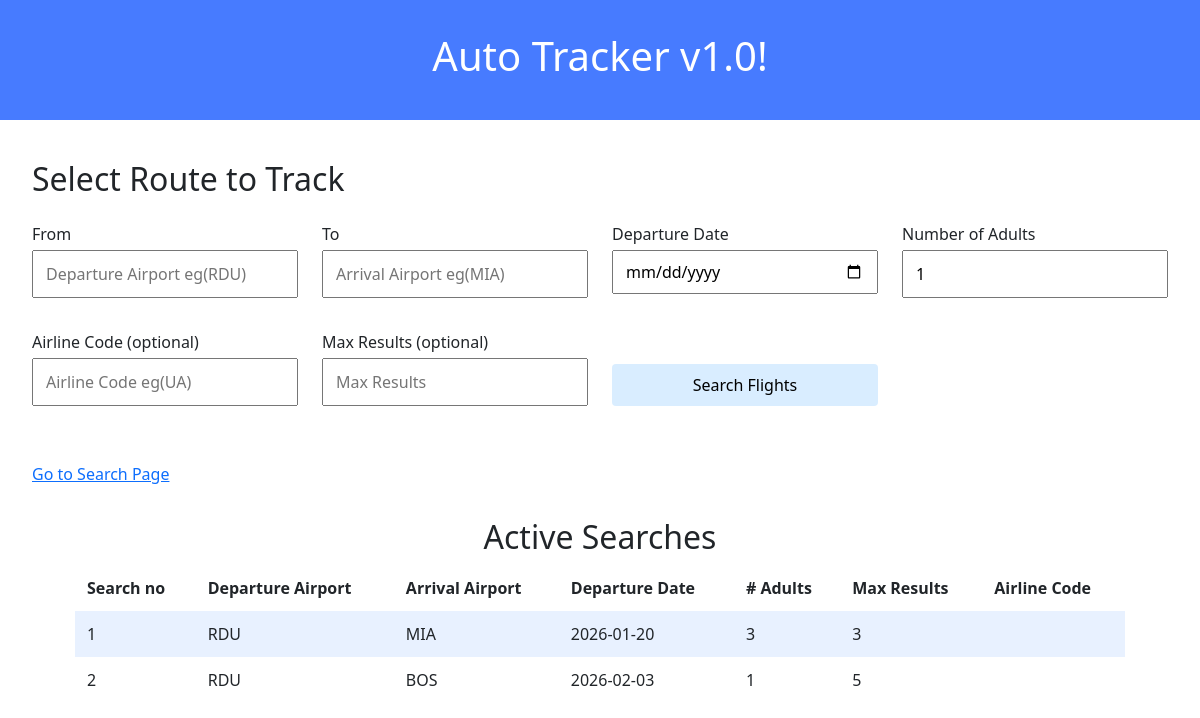
The app's page /autotrack, older data.
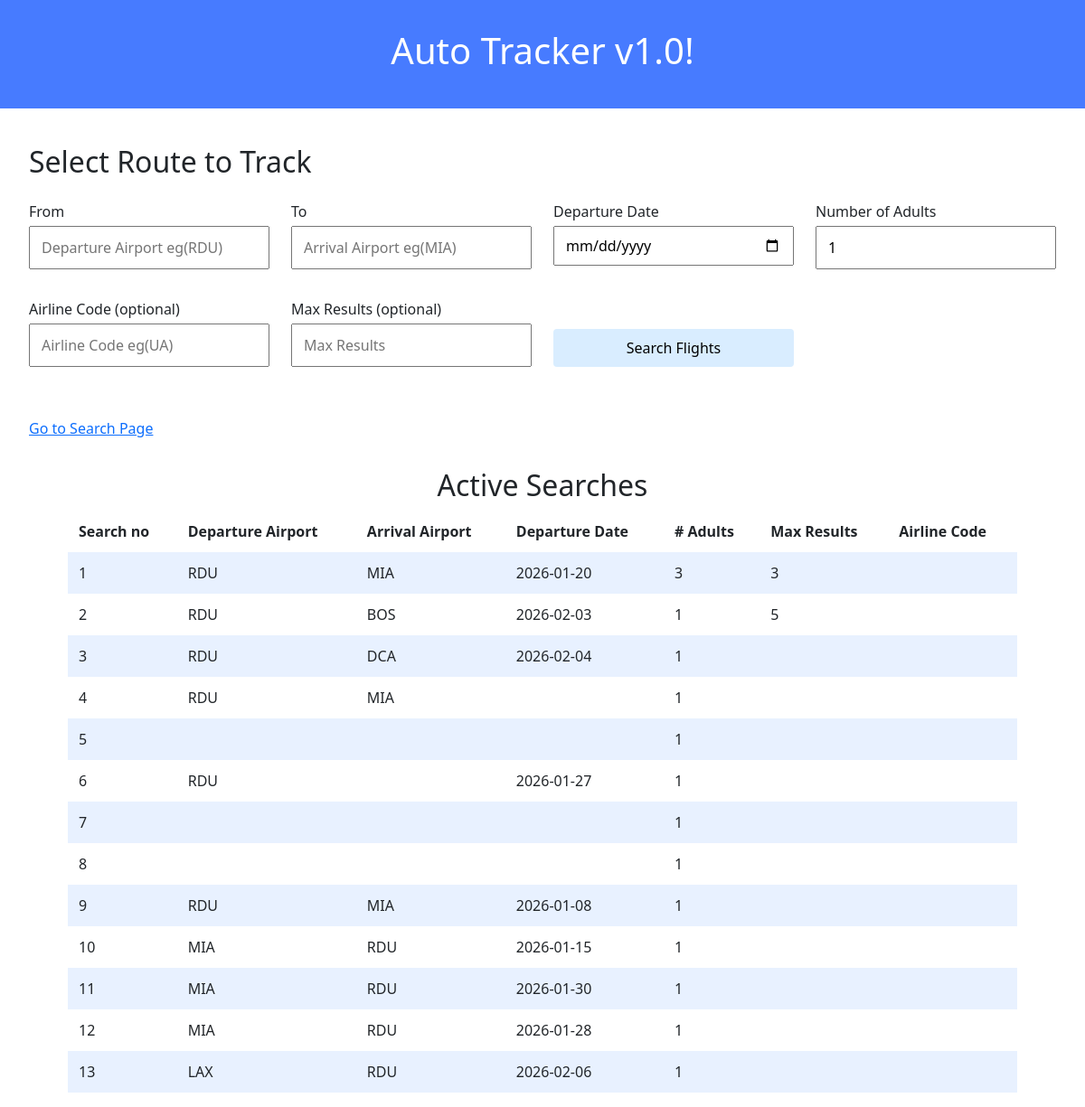
The same page, newer data.
### tables this page shows
CREATE TABLE searches (id INTEGER PRIMARY KEY AUTOINCREMENT NOT NULL, origin TEXT NOT NULL, destination TEXT NOT NULL, date DATE NOT NULL, adults INTEGER, results INTEGER, airline TEXT);

### app.py (the view)
@app.route('/autotrack', methods=['GET', 'POST'])
def autotrack():
    if request.method == 'POST':
        origin = request.form.get('origin').upper()
        destination = request.form.get('destination').upper()
        departure_date = request.form.get('departure_date')
        adults = int(request.form.get('adults', 1))
        airline_code = request.form.get('airline_code')
        max_results = request.form.get('max_results')
        db = get_db()
        cur = db.cursor()
        cur.execute("INSERT INTO searches (origin, destination, date, adults, results, airline) VALUES (?, ?, ?, ?, ?, ?)",
                    (origin, destination, departure_date, adults, max_results, airline_code))
        db.commit()
        db = get_db()
        db.row_factory = sqlite3.Row
        cur = db.cursor()
        cur.execute("SELECT * FROM searches")
        tracked_table = cur.fetchall()
        print([dict(row) for row in tracked_table])
        return render_template('autotrack.html', tracked_table=tracked_table)
    else:
        db = get_db()
        db.row_factory = sqlite3.Row
        cur = db.cursor()
        cur.execute("SELECT * FROM searches")
        tracked_table = cur.fetchall()
        return render_template('autotrack.html', tracked_table=tracked_table)

### app.py (called while the page is built)
def get_db():
    if 'db' not in g:
        g.db = sqlite3.connect('tracked.db')
    return g.db

### templates/autotrack.html (shortened to what this page needs)
<html lang="en">
    <head>
        <link href="https://cdn.jsdelivr.net/npm/bootstrap@5.3.8/dist/css/bootstrap.min.css" rel="stylesheet">
        <link rel="stylesheet" href="/static/styles.css">
    </head>
    <body>
        <div class="header">
            <h1>Auto Tracker v1.0!</h1>
        </div>
        <div class="section">
            <h2>Select Route to Track</h2>
            <form action="/autotrack" method="post" class="search_form">
                <div class="form-group">
                    <label for="bookFlightOriginInput">From</label>
                    <input autocomplete="off" autofocus name="origin" placeholder="Departure Airport eg(RDU)" id="bookFlightOriginInput" type="text">
                </div>
                <div class="form-group">
                    <label for="bookFlightDestinationInput">To</label>
                    <input autocomplete="off" name="destination" placeholder="Arrival Airport eg(MIA)" id="bookFlightDestinationInput" type="text">
                </div>
                <div class="form-group">
                    <label for="bookFlightDepartureDateInput">Departure Date</label>
                    <input autocomplete="off" name="departure_date" placeholder="Departure Date eg(2026-01-19)" id="bookFlightDepartureDateInput" type="date">
                </div>
                <div class="form-group">
                    <label for="bookFlightAdultsInput">Number of Adults</label>
                    <input autocomplete="off" name="adults" placeholder="Number of Adults eg(1)" id="bookFlightAdultsInput" type="number" value="1" min="1">
                </div>
                <div class="form-group">
                    <label for="bookFlightAirlineCodeInput">Airline Code (optional)</label>
                    <input autocomplete="off" name="airline_code" placeholder="Airline Code eg(UA)" id="bookFlightAirlineCodeInput" type="text">
                </div>
                <div class="form-group">
                    <label for="bookFlightMaxResultsInput">Max Results (optional)</label>
                    <input autocomplete="off" name="max_results" placeholder="Max Results" id="bookFlightMaxResultsInput" type="number">
                </div>
                <div class="form-group submit">
                    <input type="submit" value="Search Flights">
                </div>
            </form>
        </div>
        <div class="section">
            <a href="/">Go to Search Page</a>
        </div>
        <div class="container">
            <h2>Active Searches</h2>
            <table>
                <thead>
                    <tr>
                        <th>Search no</th>
                        <th>Departure Airport</th>
                        <th>Arrival Airport</th>
                        <th>Departure Date</th>
                        <th># Adults</th>
                        <th>Max Results</th>
                        <th>Airline Code</th>
                    </tr>
                </thead>
                <tbody>
                    {% for search in tracked_table %}
                    <tr>
                        <td>{{ search.id }}</td>
                        <td>{{ search.origin }}</td>
                        <td>{{ search.destination }}</td>
                        <td>{{ search.date }}</td>
                        <td>{{ search.adults }}</td>
                        <td>{{ search.results }}</td>
                        <td>{{ search.airline }}</td>
                    </tr>
                    {% endfor %}
                </tbody>
            </table>
        </div>
    </body>
</html>

### static/styles.css (style rules this page uses)
.header { background-color: #477bff; color: #fff; margin-bottom: 2rem; padding: 2rem 1rem; text-align: center; }
.container { margin-left: auto; margin-right: auto; padding-left: 15px; padding-right: 15px; text-align: center; width: 90%; }
.section { padding-bottom: 2rem; padding-left: 2rem; padding-right: 2rem; padding-top: 0.5rem; }
button, input[type="submit"] { background-color: #d9edff; border: 1px solid transparent; border-radius: 0.25rem; font-size: 0.95rem; font-weight: 400; line-height: 1.5; padding: 0.375rem 0.75rem; text-align: center; transition: color 0.15s ease-in-out, background-color 0.15s ease-in-out, border-color 0.15s ease-in-out, box-shadow 0.15s ease-in-out; vertical-align: middle; }
input[type="text"], input[type="number"] { line-height: 1.8; width: 25%; }
table { background-color: transparent; margin-bottom: 1rem; width: 100%; }
table th, table td { padding: 0.75rem; vertical-align: middle; }
tbody tr:nth-of-type(odd) { background-color: rgb(179, 208, 255, 0.3) }
label { display: block; margin-bottom: 0.2rem; margin-top: 1rem; margin-right: 1rem; text-align: left; width: auto; }
.search_form { display: grid; grid-template-columns: repeat(4, 1fr); gap: 1rem 1.5rem; max-width : 1200px; }
.form-group { display: flex; flex-direction: column; }
.form-group input { width: 100%; padding: 0.5rem 0.75rem; font-size: 1rem; box-sizing: border-box; }
.form-group.submit { align-self: end; }

Row changes from the older to the newer data that the page shows:
added searches: id "3", origin "RDU", destination "DCA", date "2026-02-04", adults "1"
added searches: id "4", origin "RDU", destination "MIA", adults "1"
added searches: id "5", adults "1"
added searches: id "6", origin "RDU", date "2026-01-27", adults "1"
added searches: id "7", adults "1"
added searches: id "8", adults "1"
added searches: id "9", origin "RDU", destination "MIA", date "2026-01-08", adults "1"
added searches: id "10", origin "MIA", destination "RDU", date "2026-01-15", adults "1"
added searches: id "11", origin "MIA", destination "RDU", date "2026-01-30", adults "1"
added searches: id "12", origin "MIA", destination "RDU", date "2026-01-28", adults "1"
added searches: id "13", origin "LAX", destination "RDU", date "2026-02-06", adults "1"
